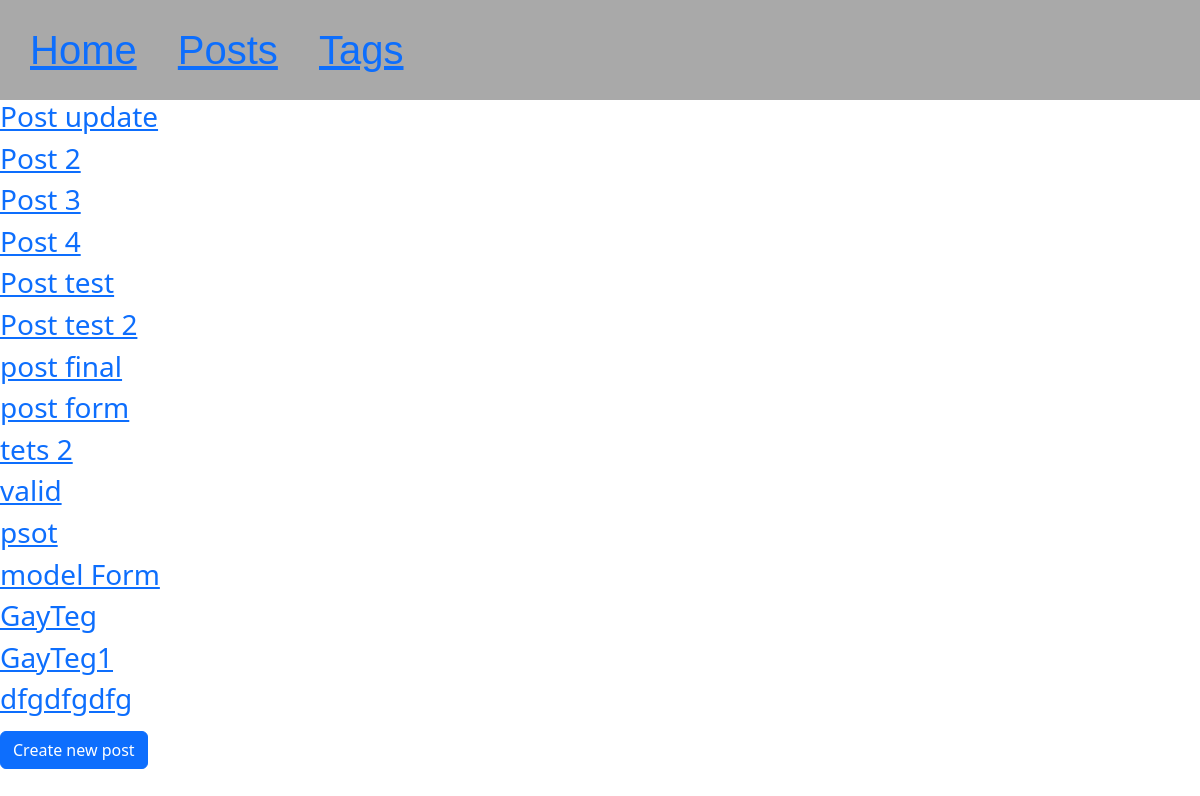
/posts/, run on the app's committed database.
### posts/models.py (models this page shows, shortened)
class Posts(models.Model):
    create_at = models.DateTimeField(auto_now=True)
    title = models.CharField(max_length=70)
    text = models.TextField(blank=True)
    header_color = models.CharField(default='dark', max_length=30)
    author = models.IntegerField(default=1)
    amount_likes = models.IntegerField(default=0)
    class Meta:
        db_table = "posts_list"

### posts/views.py (the view)
# urls.py: path('', get_posts_list, name='get_posts_list_url'),
def get_posts_list(request):
    posts = Posts.objects.all()
    return render(request, 'posts/posts_list.html', context={'posts': posts})

### posts/templates/posts/posts_list.html
{% extends 'templates/index.html' %}
{% block content %}
    {% for post in posts %}
        <h3>
            <a href="{% url 'get_post_page_url' post.id %}">
                {{ post.title }}
            </a>
        </h3>
    {% endfor %}
    <a class="btn btn-primary" href="{% url 'create_post_url' %}" role="button">
        Create new post
    </a>
{% endblock %}

### data on the page
Posts: title "Post update"
Posts: title "Post 2"
Posts: title "Post 3"
Posts: title "Post 4"
Posts: title "Post test"
Posts: title "Post test 2"
Posts: title "post final"
Posts: title "post form"
Posts: title "tets 2"
Posts: title "valid"
Posts: title "psot"
Posts: title "model Form"
Posts: title "GayTeg"
Posts: title "GayTeg1"
Posts: title "dfgdfgdfg"
